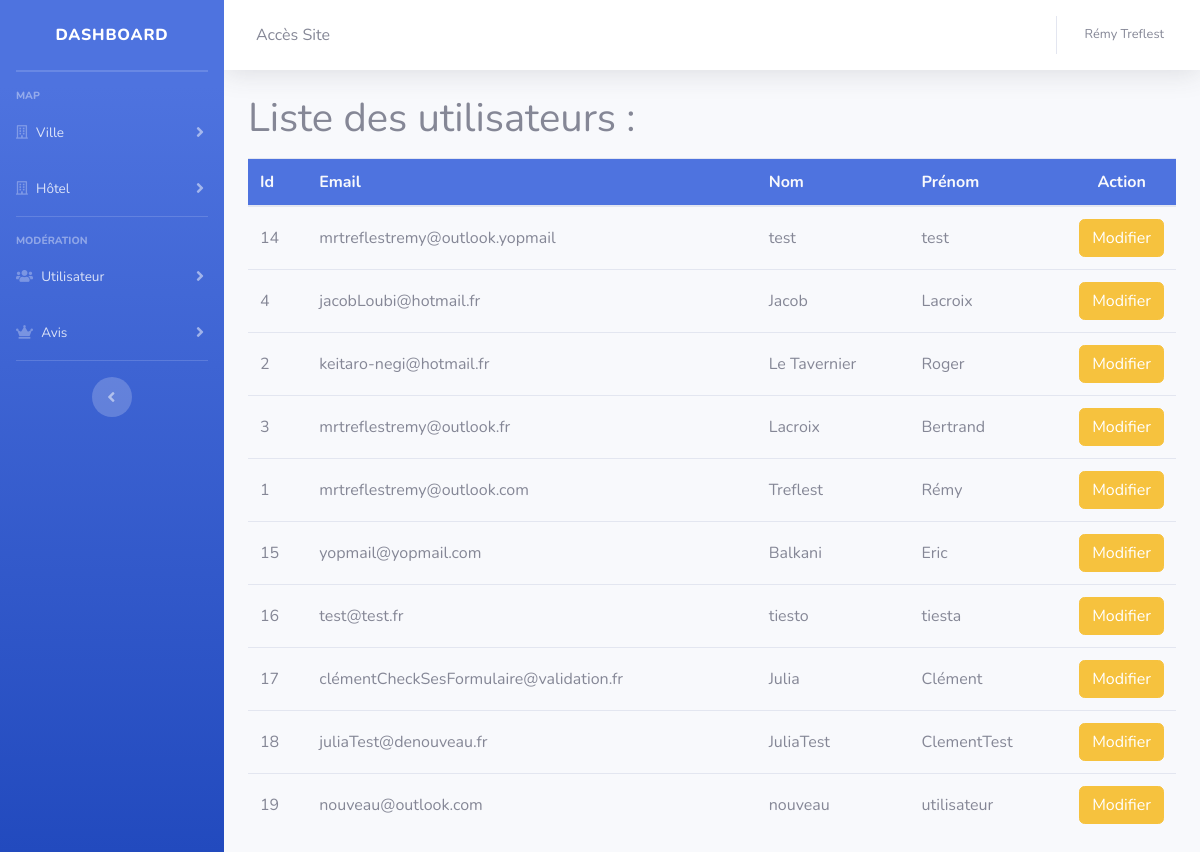
Before: /admin/modifUser.php (signed in) with the older database file.
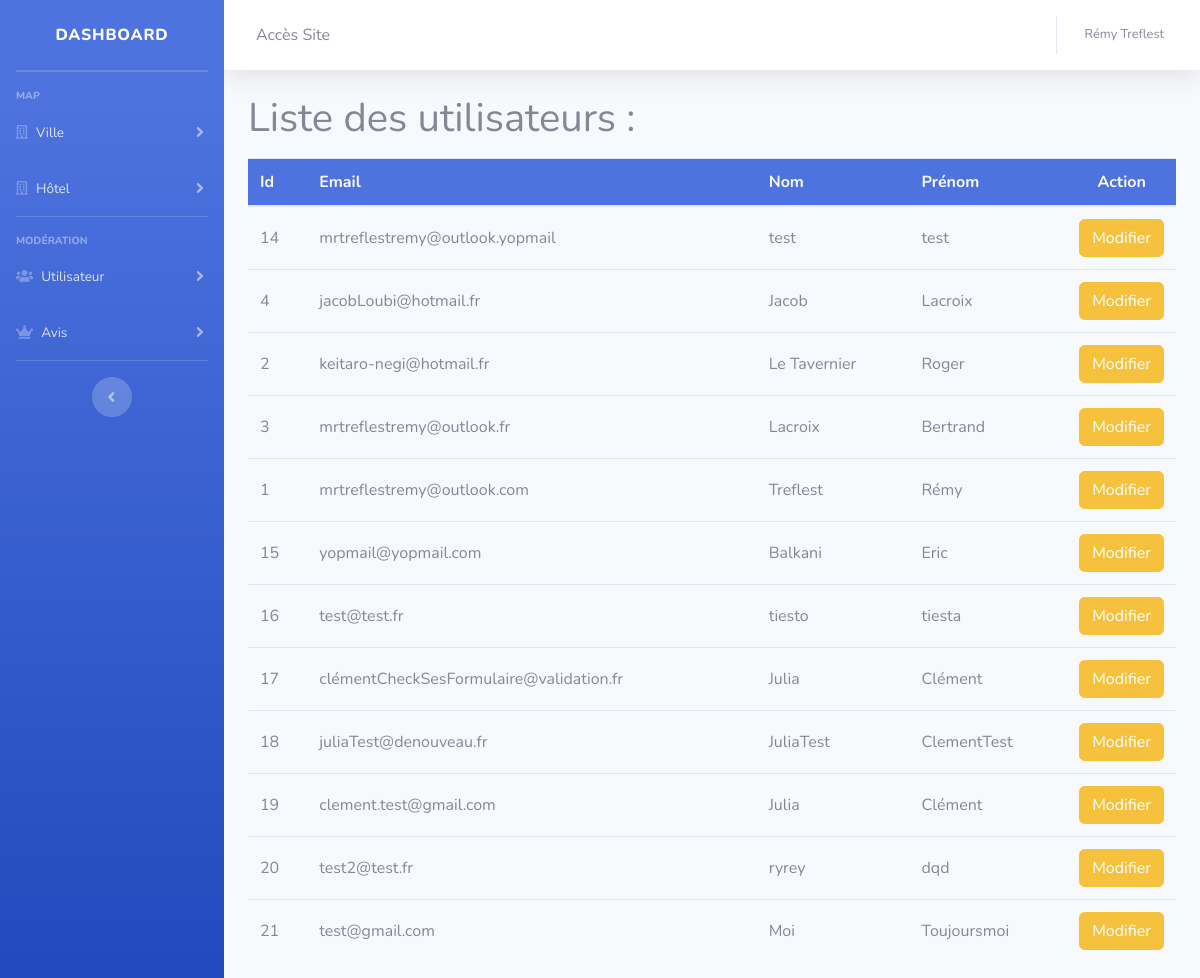
After: the same page with the newer database file.
### tables this page shows
CREATE TABLE `utilisateurs` (
  `idUtilisateur` int(11) NOT NULL,
  `email` varchar(100) NOT NULL,
  `mdp` varchar(100) NOT NULL,
  `nom` varchar(100) NOT NULL,
  `prenom` varchar(100) NOT NULL,
  `idRole` int(11) NOT NULL,
  `acceptRGPD` tinyint(1) NOT NULL,
  `dateAcceptRGPD` date DEFAULT NULL,
  `DoB` date DEFAULT NULL,
  `age` int(3) DEFAULT NULL
);

### Modeles/Modele.php (called while the page is built)
<?php
class Modele {
    protected function getBdd()
    {
        $dsn = "mysql:host=localhost;dbname=ppe;charset=UTF8";
        $username = "root";
        $password = "";
        return new PDO($dsn, $username, $password, array(PDO::ATTR_ERRMODE => PDO::ERRMODE_EXCEPTION));
    }
}

### Modeles/Administrateur.php (called while the page is built, shortened)
<?php
class Admin extends Utilisateur {
    public function getAllUsers(){
        $requete = $this->getBdd()->prepare("SELECT * FROM utilisateurs");
        $requete->execute();
        $AllUser = $requete->fetchALL(PDO::FETCH_ASSOC);
        return $AllUser;
    }
}

### admin/modifUser.php (the view, shortened to what this page needs)
<?php
require_once "headerAdmin.php";
$admin = new Admin();
$users = $admin->getAllUsers();
?>
<?php
if(empty($_GET)){
    ?>
    <div class="container">
        <h1>Liste des utilisateurs :</h1>
        <table class="table table-hover mt-3 align-td">
        <thead class="bg-primary text-light">
            <tr>
            <th scope="col">Id</th>
            <th scope="col">Email</th>
            <th scope="col">Nom</th>
            <th scope="col">Prénom</th>
            <th scope="col" class="action text-center">Action</th>
            </tr>
        </thead>
        <tbody>
            <?php
                foreach($users as $user){
                    ?>
                    <tr>
                        <td><?=$user["idUtilisateur"]?></td>
                        <td><?=$user["email"]?></td>
                        <td><?=$user["nom"]?></td>
                        <td><?=$user["prenom"]?></td>
                        <td>
                            <a href="modifUser.php?id=<?=$user["idUtilisateur"]?>">
                                <button type="button" class="btn btn-warning">Modifier</button>
                            </a>
                        </td>
                    </tr>
                    <?php
                }
            ?>
        </tbody>
        </table>
    </div>
    <?php
}
?>
<?php
require_once "footerAdmin.php";
?>

### admin/headerAdmin.php (shortened to what this page needs)
<html>
<head>
    <link href="vendor/fontawesome-free/css/all.min.css" rel="stylesheet" type="text/css">
    <link rel="stylesheet" href="css/style.css">
    <link href="https://cdnjs.cloudflare.com/ajax/libs/toastr.js/latest/toastr.min.css" rel="stylesheet"/>
    <link href="css/sb-admin-2.min.css" rel="stylesheet">
</head>
<body id="page-top">
    <div id="wrapper">
        <ul class="navbar-nav bg-gradient-primary sidebar sidebar-dark accordion" id="accordionSidebar">
            <a class="sidebar-brand d-flex align-items-center justify-content-center" href="index.php">
                <div class="sidebar-brand-text mx-3">Dashboard</div>
            </a>
            <hr class="sidebar-divider my-0">
            <hr class="sidebar-divider">
            <div class="sidebar-heading">
                Map
            </div>
            <li class="nav-item">
                <a class="nav-link collapsed" href="#" data-toggle="collapse" data-target="#collapseOne"
                    aria-expanded="true" aria-controls="collapseOne">
                    <i class="far fa-building"></i>
                    <span>Ville</span>
                </a>
            </li>
            <li class="nav-item">
                <a class="nav-link collapsed" href="#" data-toggle="collapse" data-target="#collapseTwo"
                    aria-expanded="true" aria-controls="collapseTwo">
                    <i class="far fa-building"></i>
                    <span>Hôtel</span>
                </a>
            </li>
            <hr class="sidebar-divider">
            <div class="sidebar-heading">
                Modération
            </div>
            <li class="nav-item">
                <a class="nav-link collapsed" href="#" data-toggle="collapse" data-target="#collapseThree"
                    aria-expanded="true" aria-controls="collapseThree">
                    <i class="fas fa-users"></i>
                    <span>Utilisateur</span>
                </a>
            </li>
            <li class="nav-item">
                <a class="nav-link collapsed" href="#" data-toggle="collapse" data-target="#collapseFour"
                    aria-expanded="true" aria-controls="collapseFour">
                    <i class="fas fa-crown"></i>
                    <span>Avis</span>
                </a>
            </li>
            <hr class="sidebar-divider d-none d-md-block">
            <div class="text-center d-none d-md-inline">
                <button class="rounded-circle border-0" id="sidebarToggle"></button>
            </div>
        </ul>
        <div id="content-wrapper" class="d-flex flex-column">
            <div id="content">
                <nav class="navbar navbar-expand navbar-light bg-white topbar mb-4 static-top shadow">
                    <div class="collapse navbar-collapse">
                        <a class="nav-link text-gray-600" href="../index.php">Accès Site</a>
                    </div>
                    <ul class="navbar-nav ml-auto">
                        <li class="nav-item dropdown no-arrow">
                            <a class="nav-link dropdown-toggle" href="#" id="userDropdown" role="button"
                                data-toggle="dropdown" aria-haspopup="true" aria-expanded="false">
                                <span class="mr-2 d-none d-lg-inline text-gray-600 small"><?= $_SESSION["prenom"] . " ". $_SESSION["nom"] ?></span>
                            </a>
                        </li>
                    </ul>
                </nav>

### admin/footerAdmin.php (shortened to what this page needs)
    </body>
</html>

### admin/css/style.css (style rules this page uses)
*, *:after, *:before { -webkit-box-sizing: border-box; box-sizing: border-box; }
body { font-family: Avenir, 'Helvetica Neue', 'Lato', 'Segoe UI', Helvetica, Arial, sans-serif; color: #4b0f31; background-color: #f1e5e6; -webkit-font-smoothing: antialiased; -moz-osx-font-smoothing: grayscale; }
a { outline: none; color: #d3394c; text-decoration: none; }
article,aside,details,figcaption,figure,footer,header,hgroup,main,nav,section,summary { display:block; }
html { font-family:sans-serif;-ms-text-size-adjust:100%;-webkit-text-size-adjust:100%; }
body { margin:0; }
h1 { font-size:2em;margin:0.67em 0; }
hr { -moz-box-sizing:content-box;box-sizing:content-box;height:0; }
button,input,select,textarea { font-family:inherit;font-size:100%;margin:0; }
button,input { line-height:normal; }
button,select { text-transform:none; }
button,html input[type="button"],input[type="reset"],input[type="submit"] { -webkit-appearance:button;cursor:pointer; }
table { border-collapse:collapse;border-spacing:0; }
.align-td td { vertical-align: middle !important; }
.action { width: 10% !important; }

Changed rows visible on the page:
changed utilisateurs id 19: email "nouveau@outlook.com" → "clement.test@gmail.com"; nom "nouveau" → "Julia"; prenom "utilisateur" → "Clément"
added utilisateurs: idUtilisateur "20", email "test2@test.fr", nom "ryrey", prenom "dqd"
added utilisateurs: idUtilisateur "21", email "test@gmail.com", nom "Moi", prenom "Toujoursmoi"
